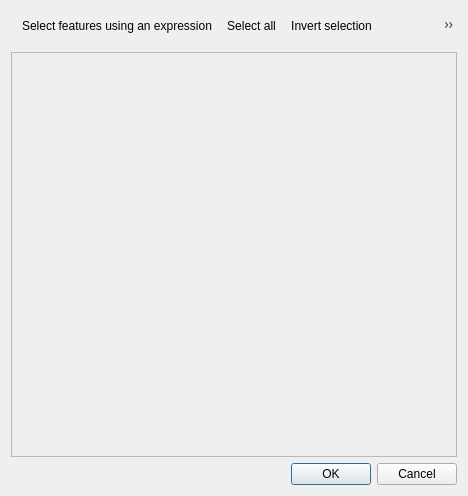
<?xml version="1.0" encoding="UTF-8"?>
<ui version="4.0">
 <class>QgsFeatureSelectionDlg</class>
 <widget class="QDialog" name="QgsFeatureSelectionDlg">
  <property name="geometry">
   <rect>
    <x>0</x>
    <y>0</y>
    <width>468</width>
    <height>496</height>
   </rect>
  </property>
  <property name="windowTitle">
   <string>Dialog</string>
  </property>
  <layout class="QVBoxLayout" name="verticalLayout">
   <item>
    <widget class="QToolBar" name="mToolbar">
     <property name="iconSize">
      <size>
       <width>18</width>
       <height>18</height>
      </size>
     </property>
     <property name="floatable">
      <bool>false</bool>
     </property>
     <addaction name="mActionExpressionSelect"/>
     <addaction name="mActionSelectAll"/>
     <addaction name="mActionInvertSelection"/>
     <addaction name="mActionRemoveSelection"/>
     <addaction name="mActionSearchForm"/>
     <addaction name="mActionSelectedToTop"/>
     <addaction name="mActionZoomMapToSelectedRows"/>
     <addaction name="mActionPanMapToSelectedRows"/>
    </widget>
   </item>
   <item>
    <widget class="QgsMessageBar" name="mMessageBar" native="true"/>
   </item>
   <item>
    <widget class="QScrollArea" name="scrollArea">
     <property name="widgetResizable">
      <bool>true</bool>
     </property>
     <widget class="QWidget" name="scrollAreaWidgetContents">
      <property name="geometry">
       <rect>
        <x>0</x>
        <y>0</y>
        <width>448</width>
        <height>389</height>
       </rect>
      </property>
      <layout class="QVBoxLayout" name="verticalLayout_2">
       <item>
        <widget class="QgsDualView" name="mDualView">
         <widget class="QWidget" name="page"/>
         <widget class="QWidget" name="page_2"/>
        </widget>
       </item>
      </layout>
     </widget>
    </widget>
   </item>
   <item>
    <layout class="QHBoxLayout" name="horizontalLayout">
     <item>
      <widget class="QgsFeatureFilterWidget" name="mFeatureFilterWidget" native="true"/>
     </item>
     <item>
      <widget class="QDialogButtonBox" name="mButtonBox">
       <property name="sizePolicy">
        <sizepolicy hsizetype="Fixed" vsizetype="Fixed">
         <horstretch>0</horstretch>
         <verstretch>0</verstretch>
        </sizepolicy>
       </property>
       <property name="orientation">
        <enum>Qt::Horizontal</enum>
       </property>
       <property name="standardButtons">
        <set>QDialogButtonBox::Cancel|QDialogButtonBox::Ok</set>
       </property>
      </widget>
     </item>
    </layout>
   </item>
  </layout>
  <action name="mActionSearchForm">
   <property name="checkable">
    <bool>true</bool>
   </property>
   <property name="icon">
    <iconset resource="../../images/images.qrc">
     <normaloff>:/images/themes/default/mActionFilter2.svg</normaloff>:/images/themes/default/mActionFilter2.svg</iconset>
   </property>
   <property name="text">
    <string>Select/filter features using form</string>
   </property>
   <property name="toolTip">
    <string>Select/filter features using form (Ctrl+F)</string>
   </property>
   <property name="shortcut">
    <string>Ctrl+F</string>
   </property>
  </action>
  <action name="mActionExpressionSelect">
   <property name="icon">
    <iconset resource="../../images/images.qrc">
     <normaloff>:/images/themes/default/mIconExpressionSelect.svg</normaloff>:/images/themes/default/mIconExpressionSelect.svg</iconset>
   </property>
   <property name="text">
    <string>Select features using an expression</string>
   </property>
   <property name="toolTip">
    <string>Select features using an expression</string>
   </property>
  </action>
  <action name="mActionSelectAll">
   <property name="icon">
    <iconset resource="../../images/images.qrc">
     <normaloff>:/images/themes/default/mActionSelectAll.svg</normaloff>:/images/themes/default/mActionSelectAll.svg</iconset>
   </property>
   <property name="text">
    <string>Select all</string>
   </property>
   <property name="toolTip">
    <string>Select all (Ctrl+A)</string>
   </property>
   <property name="shortcut">
    <string>Ctrl+A</string>
   </property>
  </action>
  <action name="mActionInvertSelection">
   <property name="icon">
    <iconset resource="../../images/images.qrc">
     <normaloff>:/images/themes/default/mActionInvertSelection.svg</normaloff>:/images/themes/default/mActionInvertSelection.svg</iconset>
   </property>
   <property name="text">
    <string>Invert selection</string>
   </property>
   <property name="toolTip">
    <string>Invert selection (Ctrl+R)</string>
   </property>
   <property name="shortcut">
    <string>Ctrl+R</string>
   </property>
  </action>
  <action name="mActionRemoveSelection">
   <property name="icon">
    <iconset resource="../../images/images.qrc">
     <normaloff>:/images/themes/default/mActionDeselectAll.svg</normaloff>:/images/themes/default/mActionDeselectAll.svg</iconset>
   </property>
   <property name="text">
    <string>Deselect all</string>
   </property>
   <property name="toolTip">
    <string>Deselect all (Ctrl+Shift+A)</string>
   </property>
   <property name="shortcut">
    <string>Ctrl+Shift+A</string>
   </property>
  </action>
  <action name="mActionSelectedToTop">
   <property name="checkable">
    <bool>true</bool>
   </property>
   <property name="icon">
    <iconset resource="../../images/images.qrc">
     <normaloff>:/images/themes/default/mActionSelectedToTop.svg</normaloff>:/images/themes/default/mActionSelectedToTop.svg</iconset>
   </property>
   <property name="text">
    <string>Move selection to top</string>
   </property>
   <property name="toolTip">
    <string>Move selection to top</string>
   </property>
  </action>
  <action name="mActionPanMapToSelectedRows">
   <property name="icon">
    <iconset resource="../../images/images.qrc">
     <normaloff>:/images/themes/default/mActionPanToSelected.svg</normaloff>:/images/themes/default/mActionPanToSelected.svg</iconset>
   </property>
   <property name="text">
    <string>Pan map to the selected rows</string>
   </property>
   <property name="toolTip">
    <string>Pan map to the selected rows (Ctrl+P)</string>
   </property>
   <property name="shortcut">
    <string>Ctrl+P</string>
   </property>
  </action>
  <action name="mActionZoomMapToSelectedRows">
   <property name="icon">
    <iconset resource="../../images/images.qrc">
     <normaloff>:/images/themes/default/mActionZoomToSelected.svg</normaloff>:/images/themes/default/mActionZoomToSelected.svg</iconset>
   </property>
   <property name="text">
    <string>Zoom map to the selected rows</string>
   </property>
   <property name="toolTip">
    <string>Zoom map to the selected rows (Ctrl+J)</string>
   </property>
   <property name="shortcut">
    <string>Ctrl+J</string>
   </property>
  </action>
 </widget>
 <customwidgets>
  <customwidget>
   <class>QgsDualView</class>
   <extends>QStackedWidget</extends>
   <header>qgsdualview.h</header>
   <container>1</container>
  </customwidget>
  <customwidget>
   <class>QgsFeatureFilterWidget</class>
   <extends>QWidget</extends>
   <header>qgsfeaturefilterwidget.h</header>
   <container>1</container>
  </customwidget>
  <customwidget>
   <class>QgsMessageBar</class>
   <extends>QWidget</extends>
   <header>qgsmessagebar.h</header>
   <container>1</container>
  </customwidget>
 </customwidgets>
 <resources>
  <include location="../../images/images.qrc"/>
 </resources>
 <connections>
  <connection>
   <sender>mButtonBox</sender>
   <signal>accepted()</signal>
   <receiver>QgsFeatureSelectionDlg</receiver>
   <slot>accept()</slot>
   <hints>
    <hint type="sourcelabel">
     <x>248</x>
     <y>254</y>
    </hint>
    <hint type="destinationlabel">
     <x>157</x>
     <y>274</y>
    </hint>
   </hints>
  </connection>
  <connection>
   <sender>mButtonBox</sender>
   <signal>rejected()</signal>
   <receiver>QgsFeatureSelectionDlg</receiver>
   <slot>reject()</slot>
   <hints>
    <hint type="sourcelabel">
     <x>316</x>
     <y>260</y>
    </hint>
    <hint type="destinationlabel">
     <x>286</x>
     <y>274</y>
    </hint>
   </hints>
  </connection>
 </connections>
</ui>
